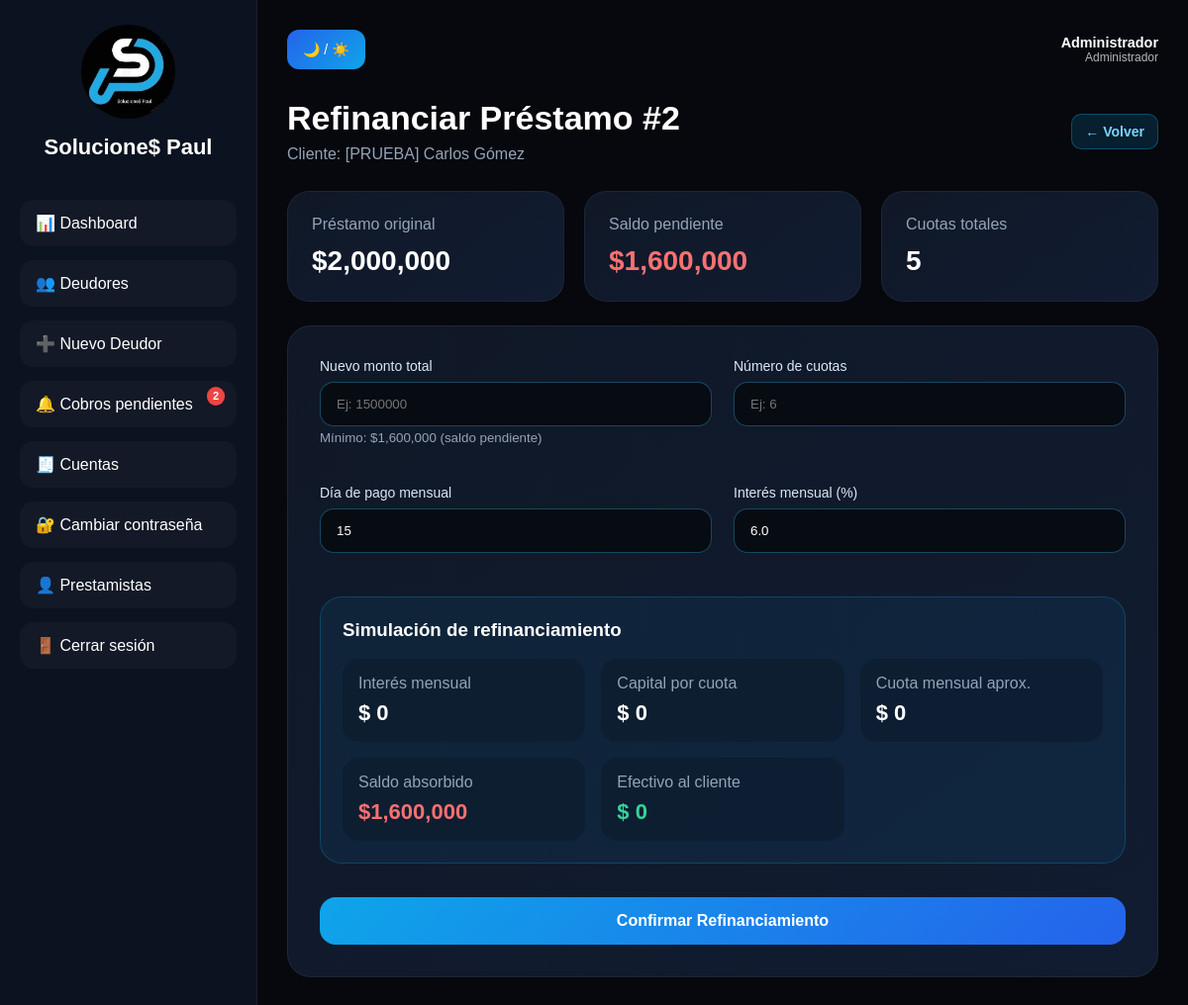
Page /prestamo/refinanciar/2 (signed in) on the committed database.
### models.py (models this page shows)
class Usuario(db.Model, UserMixin):
    __tablename__ = "usuarios"
    id = db.Column(db.Integer, primary_key=True)
    nombre = db.Column(db.String(100), nullable=False)
    usuario = db.Column(db.String(80), unique=True, nullable=False)
    password_hash = db.Column(db.String(255), nullable=False)
    rol = db.Column(db.String(20), nullable=False, default="prestamista")
    activo = db.Column(db.Boolean, nullable=False, default=True)
    creado_en = db.Column(db.DateTime, default=datetime.utcnow)
    deudores = db.relationship("Deudor", backref="propietario", lazy=True)
    cuentas = db.relationship("CuentaContable", backref="propietario", lazy=True)
    @property
    def es_admin(self):
        return self.rol == "admin"
    @property
    def is_active(self):
        return self.activo

class Prestamo(db.Model):
    __tablename__ = "prestamos"
    id = db.Column(db.Integer, primary_key=True)
    deudor_id = db.Column(db.Integer, db.ForeignKey("deudores.id"), nullable=False)
    cuenta_desembolso_id = db.Column(db.Integer, db.ForeignKey("cuentas_contables.id"), nullable=True)
    monto = db.Column(db.Float, nullable=False)
    interes_mensual = db.Column(db.Float, default=7.0)
    numero_cuotas = db.Column(db.Integer, nullable=False)
    fecha_inicio = db.Column(db.Date, default=date.today)
    dia_pago = db.Column(db.Integer, nullable=False)
    saldo_capital = db.Column(db.Float, nullable=False)
    estado = db.Column(db.String(30), default="activo")
    creado_en = db.Column(db.DateTime, default=datetime.utcnow)
    cuotas = db.relationship(
        "Cuota",
        backref="prestamo",
        lazy=True,
        cascade="all, delete-orphan"
    )
    pagos = db.relationship(
        "Pago",
        backref="prestamo",
        lazy=True,
        cascade="all, delete-orphan"
    )
    cuenta_desembolso = db.relationship(
        "CuentaContable",
        backref="prestamos_desembolsados",
        foreign_keys=[cuenta_desembolso_id]
    )

class Deudor(db.Model):
    __tablename__ = "deudores"
    id = db.Column(db.Integer, primary_key=True)
    usuario_id = db.Column(db.Integer, db.ForeignKey("usuarios.id"), nullable=True, index=True)
    nombre = db.Column(db.String(150), nullable=True)
    cedula = db.Column(db.String(50), unique=True, nullable=True)
    telefono = db.Column(db.String(50), nullable=True)
    direccion = db.Column(db.String(200))
    correo = db.Column(db.String(120))
    referencia = db.Column(db.String(150))
    nota = db.Column(db.Text)
    creado_en = db.Column(db.DateTime, default=datetime.utcnow)
    prestamos = db.relationship(
        "Prestamo",
        backref="deudor",
        lazy=True,
        cascade="all, delete-orphan"
    )

### app.py (the view, shortened to what this page needs)
@app.route("/prestamo/refinanciar/<int:prestamo_id>", methods=["GET", "POST"])
@login_required
def refinanciar_prestamo(prestamo_id):
    prestamo_anterior = prestamo_visible_o_404(prestamo_id)
    deudor = prestamo_anterior.deudor
    if prestamo_anterior.estado in ("pagado", "refinanciado"):
        flash("Este préstamo no puede refinanciarse.", "error")
        return redirect(url_for("detalle_prestamo", prestamo_id=prestamo_id))
    return render_template("refinanciar_prestamo.html", prestamo=prestamo_anterior, deudor=deudor)

### app.py (called while the page is built)
def csrf_token():
    if "_csrf_token" not in session:
        session["_csrf_token"] = secrets.token_urlsafe(32)
    return session["_csrf_token"]

@app.before_request
def validar_csrf():
    if app.config.get("TESTING"):
        return
    if request.method in ("POST", "PUT", "PATCH", "DELETE"):
        esperado = session.get("_csrf_token", "")
        recibido = request.form.get("csrf_token", "") or request.headers.get("X-CSRF-Token", "")
        if not esperado or not hmac.compare_digest(esperado, recibido):
            abort(400, description="La sesión del formulario venció. Recarga la página e inténtalo nuevamente.")

@app.after_request
def agregar_cabeceras_seguridad(response):
    response.headers["X-Content-Type-Options"] = "nosniff"
    response.headers["X-Frame-Options"] = "DENY"
    response.headers["Referrer-Policy"] = "strict-origin-when-cross-origin"
    response.headers["Permissions-Policy"] = "camera=(), microphone=(), geolocation=()"
    if app.config["SESSION_COOKIE_SECURE"]:
        response.headers["Strict-Transport-Security"] = "max-age=31536000; includeSubDomains"
    return response

@login_manager.user_loader
def load_user(user_id):
    return Usuario.query.get(int(user_id))

def prestamo_visible_o_404(prestamo_id):
    query = Prestamo.query.join(Deudor).filter(Prestamo.id == prestamo_id)
    if not current_user.es_admin:
        query = query.filter(Deudor.usuario_id == current_user.id)
    return query.first_or_404()

def obtener_cuotas_urgentes():
    hoy = date.today()
    manana = hoy + timedelta(days=1)
    query = Cuota.query.join(Prestamo).join(Deudor)
    if not current_user.es_admin:
        query = query.filter(Deudor.usuario_id == current_user.id)
    cuotas_urgentes = query.filter(
        Cuota.estado.notin_(["pagada"]),
        (
            (Cuota.fecha_vencimiento == manana) |
            (Cuota.fecha_vencimiento == hoy) |
            (Cuota.fecha_vencimiento < hoy)
        )
    ).all()
    return hoy, manana, cuotas_urgentes

@app.context_processor
def inject_notificaciones_count():
    if current_user.is_authenticated:
        _, _, cuotas_urgentes = obtener_cuotas_urgentes()
        return {"notificaciones_count": len(cuotas_urgentes)}
    return {"notificaciones_count": 0}

@app.before_request
def preparar_base_de_datos():
    global _esquema_preparado
    if not _esquema_preparado:
        asegurar_esquema()
        crear_admin()
        asignar_datos_existentes_al_admin()
        _esquema_preparado = True

### templates/refinanciar_prestamo.html (shortened to what this page needs)
{% extends "base.html" %}
{% block content %}
<section class="page-section">
    <div class="page-header">
        <div>
            <h1>Refinanciar Préstamo #{{ prestamo.id }}</h1>
            <p>Cliente: {{ deudor.nombre }}</p>
        </div>
        <a href="{{ url_for('detalle_deudor', deudor_id=deudor.id) }}" class="btn-small">
            ← Volver
        </a>
    </div>
    <div class="prestamo-resumen" style="margin-bottom: 1.5rem;">
        <div class="metric-card">
            <span>Préstamo original</span>
            <h2>${{ "{:,.0f}".format(prestamo.monto) }}</h2>
        </div>
        <div class="metric-card">
            <span>Saldo pendiente</span>
            <h2 style="color: #f87171;">${{ "{:,.0f}".format(prestamo.saldo_capital) }}</h2>
        </div>
        <div class="metric-card">
            <span>Cuotas totales</span>
            <h2>{{ prestamo.numero_cuotas }}</h2>
        </div>
    </div>
    <div class="form-card">
        <form method="POST">
            <div class="form-grid">
                <div class="form-group">
                    <label>Nuevo monto total</label>
                    <input type="number" name="monto" id="monto"
                           placeholder="Ej: 1500000"
                           min="{{ prestamo.saldo_capital | int }}"
                           step="1000"
                           required>
                    <small style="color: var(--color-text-muted, #94a3b8); margin-top: .25rem; display: block;">
                        Mínimo: ${{ "{:,.0f}".format(prestamo.saldo_capital) }} (saldo pendiente)
                    </small>
                </div>
                <div class="form-group">
                    <label>Número de cuotas</label>
                    <input type="number" name="numero_cuotas" id="numero_cuotas"
                           placeholder="Ej: 6" min="1" required>
                </div>
                <div class="form-group">
                    <label>Día de pago mensual</label>
                    <input type="number" name="dia_pago" min="1" max="31"
                           placeholder="Ej: 15" value="{{ prestamo.dia_pago }}" required>
                </div>
                <div class="form-group">
                    <label>Interés mensual (%)</label>
                    <input type="number" name="interes_mensual" id="interes_mensual"
                           placeholder="Ej: 7" min="0" max="100" step="0.1"
                           value="{{ prestamo.interes_mensual }}" required>
                </div>
            </div>
            <div class="simulator-card">
                <h3>Simulación de refinanciamiento</h3>
                <div class="simulator-grid">
                    <div>
                        <span>Interés mensual</span>
                        <strong id="interes_preview">$0</strong>
                    </div>
                    <div>
                        <span>Capital por cuota</span>
                        <strong id="capital_preview">$0</strong>
                    </div>
                    <div>
                        <span>Cuota mensual aprox.</span>
                        <strong id="cuota_preview">$0</strong>
                    </div>
                    <div>
                        <span>Saldo absorbido</span>
                        <strong style="color: #f87171;">${{ "{:,.0f}".format(prestamo.saldo_capital) }}</strong>
                    </div>
                    <div>
                        <span>Efectivo al cliente</span>
                        <strong id="efectivo_preview" style="color: #34d399;">$0</strong>
                    </div>
                </div>
            </div>
            <button type="submit" class="btn-primary"
                    onclick="return confirm('¿Confirmar refinanciamiento? El préstamo #{{ prestamo.id }} se cerrará y se creará uno nuevo.')">
                Confirmar Refinanciamiento
            </button>
        </form>
    </div>
</section>
{% endblock %}

### templates/base.html (shortened to what this page needs)
<!DOCTYPE html>
<html lang="es">
<head>
    <link rel="stylesheet" href="{{ url_for('static', filename='css/estilos.css') }}">
</head>
<body class="dark-mode">
    <div class="app-container">
        <aside class="sidebar">
            <div class="logo-area">
                <img src="{{ url_for('static', filename='img/logo.jpeg') }}" alt="Logo">
                <h2>Solucione$ Paul</h2>
            </div>
            <nav class="menu">
                <a href="{{ url_for('dashboard') }}" data-label="Dashboard">
                    📊 Dashboard
                </a>
                <a href="{{ url_for('deudores') }}" data-label="Deudores">
                    👥 Deudores
                </a>
                <a href="{{ url_for('nuevo_deudor') }}" data-label="Nuevo Deudor">
                    ➕ Nuevo Deudor
                </a>
                <a href="{{ url_for('notificaciones') }}" data-label="Notificaciones" class="nav-notif">
                    🔔 Cobros pendientes
                    {% if notificaciones_count > 0 %}
                        <span class="notif-badge">{{ notificaciones_count }}</span>
                    {% endif %}
                </a>
                <a href="{{ url_for('cuentas') }}" data-label="Cuentas">
                    🧾 Cuentas
                </a>
                <a href="{{ url_for('seguridad_perfil') }}" data-label="Seguridad">
                    🔐 Cambiar contraseña
                </a>
                {% if current_user.es_admin %}
                <a href="{{ url_for('prestamistas') }}" data-label="Prestamistas">
                    👤 Prestamistas
                </a>
                {% endif %}
                <form method="POST" action="{{ url_for('logout') }}" class="logout-form">
                    <button type="submit" data-label="Cerrar sesión">🚪 Cerrar sesión</button>
                </form>
            </nav>
        </aside>
        <main class="main-content">
            <header class="topbar">
                <button id="theme-toggle">
                    🌙 / ☀️
                </button>
                <div class="session-user">
                    <strong>{{ current_user.nombre }}</strong>
                    <span>{{ "Administrador" if current_user.es_admin else "Prestamista" }}</span>
                </div>
            </header>
            {% block content %}
            {% endblock %}
        </main>
    </div>
</body>
</html>

### static/css/estilos.css (style rules this page uses)
* { margin: 0; padding: 0; box-sizing: border-box; }
body { font-family: Arial, Helvetica, sans-serif; }
.session-user { margin-left: auto; display: flex; flex-direction: column; text-align: right; font-size: .9rem; }
.session-user span { opacity: .7; font-size: .75rem; }
.logout-form { margin: 0; }
.menu .logout-form button { width: 100%; border: 0; cursor: pointer; text-align: left; font: inherit; }
.dark-mode { background: #06080d; color: #ffffff; }
.form-group { text-align: left; margin-bottom: 18px; }
.form-group label { display: block; margin-bottom: 8px; color: #d8e8f7; font-size: 14px; }
.form-group input, .form-group textarea, .form-group select { width: 100%; padding: 14px 16px; border-radius: 14px; border: 1px solid rgba(52, 183, 235, 0.35); background: #070b12; color: #fff; outline: none; }
.btn-primary { width: 100%; border: none; padding: 15px 18px; border-radius: 16px; background: linear-gradient(135deg, #0ea5e9, #2563eb); color: white; font-weight: 700; cursor: pointer; font-size: 16px; margin-top: 8px; }
.app-container { display: flex; min-height: 100vh; }
.sidebar { width: 260px; background: #0b1220; border-right: 1px solid rgba(255,255,255,0.06); padding: 25px 20px; flex-shrink: 0; transition: width 0.3s ease; }
.logo-area { text-align: center; margin-bottom: 40px; }
.logo-area img { width: 95px; height: 95px; border-radius: 50%; object-fit: cover; margin-bottom: 12px; transition: width 0.3s, height 0.3s; }
.logo-area h2 { font-size: 22px; transition: opacity 0.2s; }
.menu { display: flex; flex-direction: column; gap: 14px; }
.menu a, .menu .logout-form button { text-decoration: none; color: white; padding: 14px 16px; border-radius: 14px; transition: background 0.3s ease; background: rgba(255,255,255,0.03); display: flex; align-items: center; gap: 10px; white-space: nowrap; overflow: hidden; }
.main-content { flex: 1; padding: 30px; min-width: 0; }
.topbar { display: flex; justify-content: flex-end; align-items: center; gap: 12px; margin-bottom: 30px; }
#theme-toggle { border: none; padding: 12px 16px; border-radius: 12px; cursor: pointer; background: linear-gradient(135deg, #2563eb, #0ea5e9); color: white; font-size: 14px; }
.metric-card { background: linear-gradient(145deg, #101827, #111c31); border-radius: 22px; padding: 24px; border: 1px solid rgba(255,255,255,0.05); }
.metric-card span { display: block; color: #94a3b8; margin-bottom: 12px; }
.metric-card h2 { font-size: 28px; }
.page-section { width: 100%; }
.page-header { display: flex; justify-content: space-between; align-items: center; gap: 18px; margin-bottom: 28px; }
.page-header h1 { font-size: 34px; margin-bottom: 8px; }
.page-header p { color: #94a3b8; }
.btn-small { display: inline-block; text-decoration: none; padding: 9px 13px; border-radius: 10px; background: rgba(14, 165, 233, 0.15); border: 1px solid rgba(14, 165, 233, 0.35); color: #7dd3fc; font-weight: 600; font-size: 14px; }
.form-card { background: linear-gradient(145deg, #101827, #111c31); border-radius: 24px; padding: 32px; border: 1px solid rgba(255,255,255,0.06); max-width: 940px; margin-top: 20px; }
.form-grid { display: grid; grid-template-columns: repeat(2, minmax(0, 1fr)); gap: 22px; }
.simulator-card { margin: 26px 0; background: rgba(14, 165, 233, 0.08); border: 1px solid rgba(14, 165, 233, 0.25); border-radius: 22px; padding: 22px; }
.simulator-card h3 { margin-bottom: 18px; }
.simulator-grid { display: grid; grid-template-columns: repeat(3, 1fr); gap: 16px; }
.simulator-grid div { background: rgba(0,0,0,0.18); border-radius: 16px; padding: 16px; }
.simulator-grid span { display: block; color: #94a3b8; margin-bottom: 8px; }
.simulator-grid strong { font-size: 22px; }
.prestamo-resumen { display: grid; grid-template-columns: repeat(auto-fit, minmax(220px, 1fr)); gap: 20px; margin-bottom: 35px; }
.nav-notif { position: relative; }
.notif-badge { position: absolute; top: 6px; right: 12px; background: #ef4444; color: #fff; font-size: 11px; font-weight: 700; border-radius: 999px; padding: 1px 6px; line-height: 1.5; }

### rows in the picture
Usuario: nombre "Administrador", rol "Administrador"
Prestamo: id "2", monto "2,000,000", saldo_capital "1,600,000", numero_cuotas "5", dia_pago "15", interes_mensual "6.0"
Deudor: nombre "[PRUEBA] Carlos Gómez"

### other values in the picture
{{ notificaciones_count }} "2"
